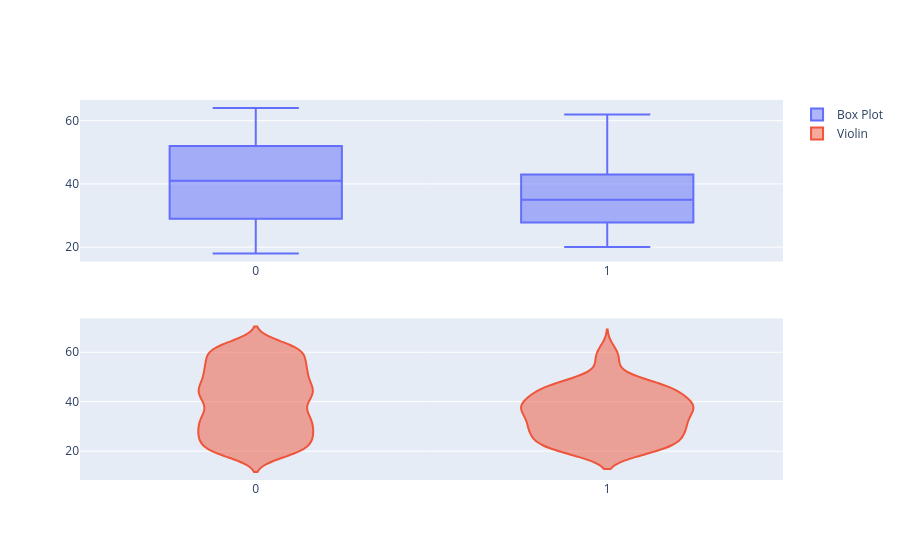

Notebook code cell kept with this figure:
### Code cell
# Test ---> 2 variables -----> Numerical ------> Target ------> Plotly
box_violin_target_plotly(data, target, 'Age')

### Figure 1 — Plotly figure (JSON) as saved in the notebook; plotly's stock layout.template omitted (floating-point values rounded to 4 significant figures; data arrays with more than 128 entries replaced by an {"elided": "..."} marker saying what was removed)
{"data": [{"name": "Box Plot", "type": "box", "x": {"elided": "2030 int values"}, "xaxis": "x", "y": {"elided": "2030 int values"}, "yaxis": "y"}, {"name": "Violin", "type": "violin", "x": {"elided": "2030 int values"}, "xaxis": "x2", "y": {"elided": "2030 int values"}, "yaxis": "y2"}], "layout": {"xaxis": {"anchor": "y", "domain": [0, 1]}, "xaxis2": {"anchor": "y2", "domain": [0, 1]}, "yaxis": {"anchor": "x", "domain": [0.575, 1]}, "yaxis2": {"anchor": "x2", "domain": [0, 0.425]}}}
